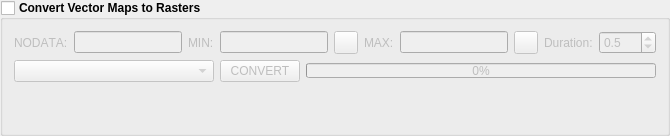
            <widget class="QgsCollapsibleGroupBox" name="mGroupBox_cvt_vtr">
             <property name="font">
              <font>
               <weight>75</weight>
               <bold>true</bold>
              </font>
             </property>
             <property name="title">
              <string>Convert Vector Maps to Rasters</string>
             </property>
             <property name="checkable">
              <bool>true</bool>
             </property>
             <property name="checked">
              <bool>false</bool>
             </property>
             <layout class="QVBoxLayout" name="verticalLayout_63">
              <item>
               <layout class="QHBoxLayout" name="horizontalLayout_69">
                <item>
                 <widget class="QLabel" name="label_73">
                  <property name="font">
                   <font>
                    <weight>50</weight>
                    <bold>false</bold>
                    <kerning>false</kerning>
                   </font>
                  </property>
                  <property name="text">
                   <string>NODATA:</string>
                  </property>
                 </widget>
                </item>
                <item>
                 <widget class="QLineEdit" name="lineEdit_nodata">
                  <property name="font">
                   <font>
                    <weight>50</weight>
                    <bold>false</bold>
                    <kerning>false</kerning>
                   </font>
                  </property>
                 </widget>
                </item>
                <item>
                 <widget class="QLabel" name="label_74">
                  <property name="font">
                   <font>
                    <weight>50</weight>
                    <bold>false</bold>
                    <kerning>false</kerning>
                   </font>
                  </property>
                  <property name="text">
                   <string>MIN:</string>
                  </property>
                 </widget>
                </item>
                <item>
                 <widget class="QLineEdit" name="lineEdit_map_min">
                  <property name="font">
                   <font>
                    <weight>50</weight>
                    <bold>false</bold>
                    <kerning>false</kerning>
                   </font>
                  </property>
                 </widget>
                </item>
                <item>
                 <widget class="QgsColorButton" name="mColorButton_min_rmap">
                  <property name="font">
                   <font>
                    <weight>50</weight>
                    <bold>false</bold>
                    <kerning>false</kerning>
                   </font>
                  </property>
                  <property name="color">
                   <color>
                    <red>255</red>
                    <green>255</green>
                    <blue>255</blue>
                   </color>
                  </property>
                 </widget>
                </item>
                <item>
                 <widget class="QLabel" name="label_75">
                  <property name="font">
                   <font>
                    <weight>50</weight>
                    <bold>false</bold>
                    <kerning>false</kerning>
                   </font>
                  </property>
                  <property name="text">
                   <string>MAX:</string>
                  </property>
                 </widget>
                </item>
                <item>
                 <widget class="QLineEdit" name="lineEdit_map_max">
                  <property name="font">
                   <font>
                    <weight>50</weight>
                    <bold>false</bold>
                    <kerning>false</kerning>
                   </font>
                  </property>
                 </widget>
                </item>
                <item>
                 <widget class="QgsColorButton" name="mColorButton_max_rmap">
                  <property name="font">
                   <font>
                    <weight>50</weight>
                    <bold>false</bold>
                    <kerning>false</kerning>
                   </font>
                  </property>
                  <property name="color">
                   <color>
                    <red>0</red>
                    <green>0</green>
                    <blue>0</blue>
                   </color>
                  </property>
                 </widget>
                </item>
                <item>
                 <widget class="QLabel" name="label_76">
                  <property name="font">
                   <font>
                    <weight>50</weight>
                    <bold>false</bold>
                    <kerning>false</kerning>
                   </font>
                  </property>
                  <property name="text">
                   <string>Duration:</string>
                  </property>
                 </widget>
                </item>
                <item>
                 <widget class="QDoubleSpinBox" name="doubleSpinBox_ani_r_time">
                  <property name="font">
                   <font>
                    <weight>50</weight>
                    <bold>false</bold>
                   </font>
                  </property>
                  <property name="decimals">
                   <number>1</number>
                  </property>
                  <property name="value">
                   <double>0.500000000000000</double>
                  </property>
                 </widget>
                </item>
               </layout>
              </item>
              <item>
               <layout class="QHBoxLayout" name="horizontalLayout_70">
                <item>
                 <widget class="QComboBox" name="comboBox_vector_lyrs">
                  <property name="minimumSize">
                   <size>
                    <width>200</width>
                    <height>0</height>
                   </size>
                  </property>
                  <property name="font">
                   <font>
                    <weight>50</weight>
                    <bold>false</bold>
                    <kerning>false</kerning>
                   </font>
                  </property>
                 </widget>
                </item>
                <item>
                 <widget class="QPushButton" name="pushButton_cvt_vtr">
                  <property name="font">
                   <font>
                    <weight>50</weight>
                    <bold>false</bold>
                    <kerning>false</kerning>
                   </font>
                  </property>
                  <property name="text">
                   <string>CONVERT</string>
                  </property>
                 </widget>
                </item>
                <item>
                 <widget class="QProgressBar" name="progressBar_cvt_vtr">
                  <property name="maximumSize">
                   <size>
                    <width>16777215</width>
                    <height>15</height>
                   </size>
                  </property>
                  <property name="font">
                   <font>
                    <weight>50</weight>
                    <bold>false</bold>
                    <kerning>false</kerning>
                   </font>
                  </property>
                  <property name="value">
                   <number>0</number>
                  </property>
                 </widget>
                </item>
               </layout>
              </item>
              <item>
               <spacer name="verticalSpacer_3">
                <property name="orientation">
                 <enum>Qt::Vertical</enum>
                </property>
                <property name="sizeHint" stdset="0">
                 <size>
                  <width>20</width>
                  <height>40</height>
                 </size>
                </property>
               </spacer>
              </item>
             </layout>
            </widget>
